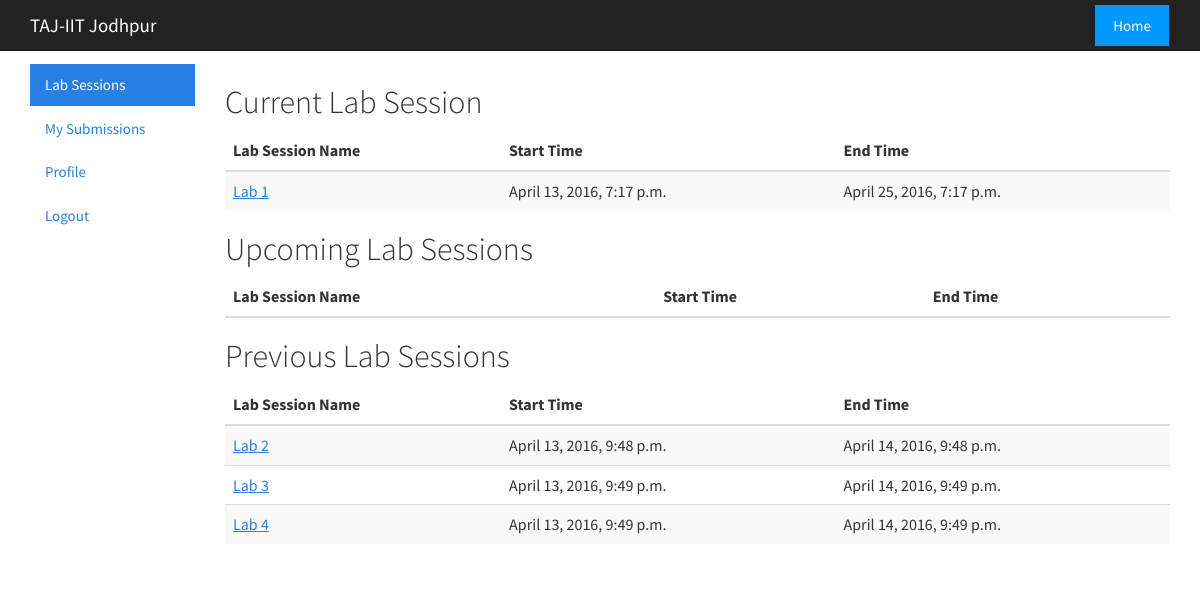
Page /judge/ (signed in) on the earlier database version.
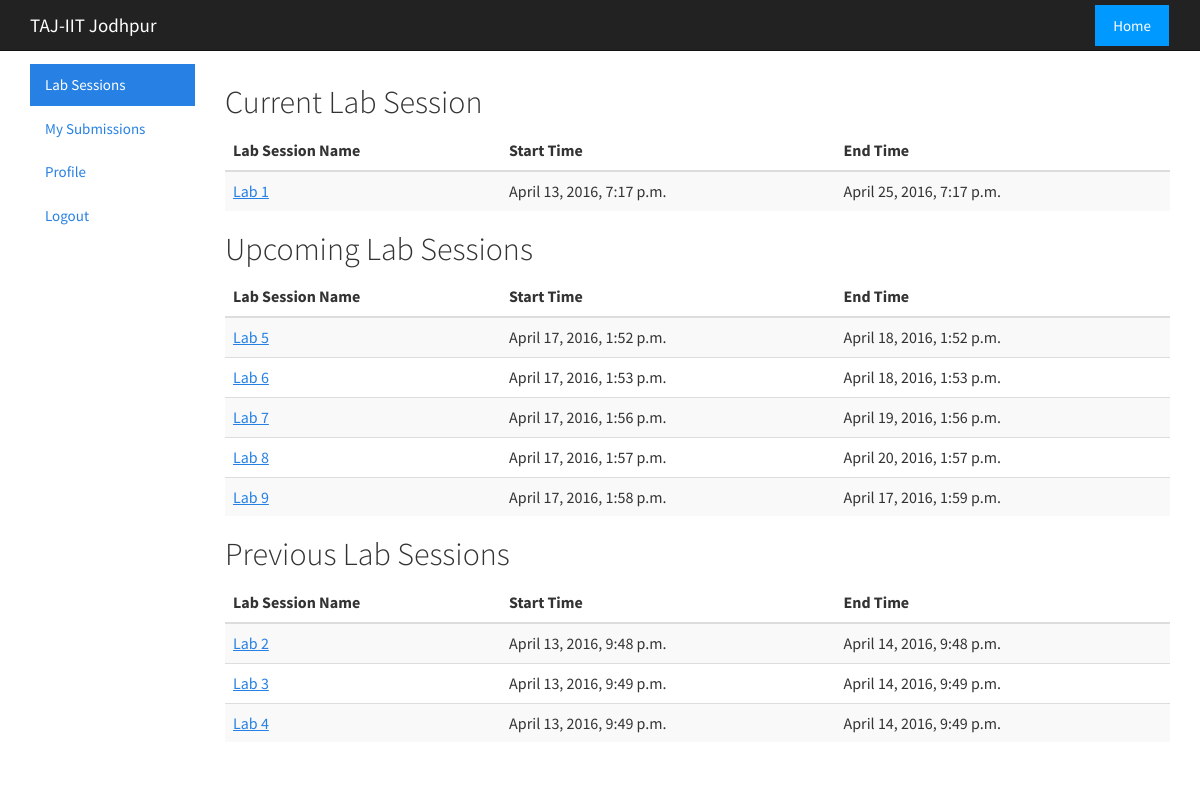
Same page on the later database version.
### judge/models.py (models this page shows, shortened)
class Contest(models.Model):
    contestName = models.CharField(max_length=200, unique=True, null=False)
    course = models.ForeignKey(Course)
    startTime = models.DateTimeField()
    endTime = models.DateTimeField()

### judge/views.py (the view)
# urls.py: url(r'^(?P<contestId>\d+)/problem/(?P<problemId>\d+)/$', views.problem, name='index'),
@login_required
def index(request):
    currentContest = Contest.objects.filter(startTime__lte=datetime.now(), endTime__gt=datetime.now())
    futureContest = Contest.objects.filter(startTime__gt=datetime.now())
    pastContest = Contest.objects.filter(endTime__lt=datetime.now())
    return render(request, 'users/index.html', {'futureContest': futureContest, 'pastContest': pastContest, 'currentContest': currentContest })

### judge/templates/users/index.html
{% include "users/base.html" %}
<body>
    <div class="navbar navbar-default navbar-fixed-top">
        <div class="container">
            <div class="navbar-header">
              <a href="/judge/home/" class="navbar-brand">TAJ-IIT Jodhpur</a>
            </div>
            <a href="/judge/home" type="button" class="btn btn-default navbar-btn pull-right" style="background:  #0099ff;">
                Home
            </a>
        </div>
    </div>
    <br><br><br>
    <div class="container-fluid">
    	<div class="row-fluid">
    		<div class="col-md-2">
				<ul class="nav nav-pills nav-stacked">
				  <li class="active"><a href="#">Lab Sessions</a></li>
          <li><a href="/judge/submission">My Submissions</a></li>
				  <li><a href="/judge/profile">Profile</a></li>
				  <li><a href="/judge/logout">Logout</a></li>
				</ul>
			</div>
			<div class="col-md-10">
                <h2>Current Lab Session</h2>
                <table class="table table-striped table-hover ">
                    <thead>
                      <tr>
                        <th>Lab Session Name</th>
                        <th>Start Time</th>
                        <th>End Time</th>
                      </tr>
                    </thead>
                    <tbody>
                    {% for contests in currentContest %}
                      <tr>
                        <td><a href="contest/{{contests.id}}">{{contests.contestName}}</a></td>
                        <td>{{contests.startTime}}</td>
                        <td>{{contests.endTime}}</td>
                      </tr>
                    {% endfor %}
                    </tbody>
                 </table>
                <h2>Upcoming Lab Sessions</h2>
                <table class="table table-striped table-hover ">
                    <thead>
                      <tr>
                        <th>Lab Session Name</th>
                        <th>Start Time</th>
                        <th>End Time</th>
                      </tr>
                    </thead>
                    <tbody>
                    {% for contests in futureContest %}
                      <tr>
                        <td><a href="contest/{{contests.id}}">{{contests.contestName}}</a></td>
                        <td>{{contests.startTime}}</td>
                        <td>{{contests.endTime}}</td>
                      </tr>
                    {% endfor %}
                    </tbody>
                 </table>
    			<h2>Previous Lab Sessions</h2>
    			<table class="table table-striped table-hover ">
                    <thead>
                      <tr>
                        <th>Lab Session Name</th>
                        <th>Start Time</th>
                        <th>End Time</th>
                      </tr>
                    </thead>
                    <tbody>
                    {% for contests in pastContest %}
                      <tr>
                        <td><a href="contest/{{contests.id}}">{{contests.contestName}}</a></td>
                        <td>{{contests.startTime}}</td>
                        <td>{{contests.endTime}}</td>
                      </tr>
                    {% endfor %}
                    </tbody>
                 </table>
    		</div>
    	</div>
    </div>

### judge/templates/users/base.html (shortened to what this page needs)
<head>
  {% load staticfiles %}
  <link rel="stylesheet" type="text/css" href="{% static 'bootstrap/css/bootstrap.min.css' %}" />
  <link rel="stylesheet" href="https://maxcdn.bootstrapcdn.com/font-awesome/4.5.0/css/font-awesome.min.css">
</head>

Differences in the rows shown:
added Contest: contestName "Lab 5", startTime "April 17, 2016, 1:52 p.m.", endTime "April 18, 2016, 1:52 p.m.", shown under "Upcoming Lab Sessions"
added Contest: contestName "Lab 6", startTime "April 17, 2016, 1:53 p.m.", endTime "April 18, 2016, 1:53 p.m.", shown under "Upcoming Lab Sessions"
added Contest: contestName "Lab 7", startTime "April 17, 2016, 1:56 p.m.", endTime "April 19, 2016, 1:56 p.m.", shown under "Upcoming Lab Sessions"
added Contest: contestName "Lab 8", startTime "April 17, 2016, 1:57 p.m.", endTime "April 20, 2016, 1:57 p.m.", shown under "Upcoming Lab Sessions"
added Contest: contestName "Lab 9", startTime "April 17, 2016, 1:58 p.m.", endTime "April 17, 2016, 1:59 p.m.", shown under "Upcoming Lab Sessions"
